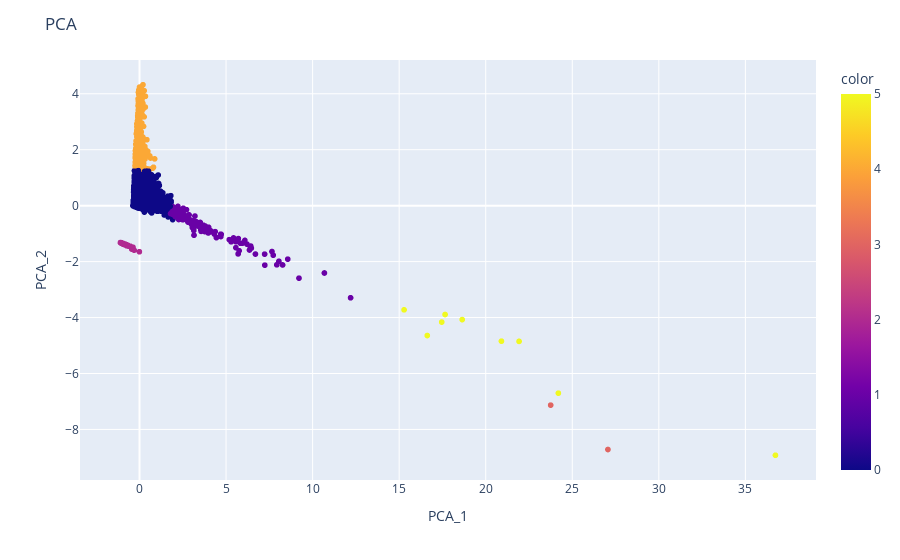

Notebook source saved alongside this figure:
### Code cell
pca = PCA(n_components=2)

df_pca = pca.fit_transform(df_scaled)

fig = px.scatter(x=df_pca[:,0], y=df_pca[:,1], color=kmeans.labels_)
fig.update_layout(
    title = 'PCA',
    xaxis_title = 'PCA_1',
    yaxis_title = 'PCA_2'
)
fig.show()

### Figure 1 — Plotly figure (JSON) as saved in the notebook; plotly's stock layout.template omitted (floating-point values rounded to 4 significant figures; data arrays with more than 128 entries replaced by an {"elided": "..."} marker saying what was removed)
{"data": [{"hovertemplate": "x=%{x}<br>y=%{y}<br>color=%{marker.color}<extra></extra>", "legendgroup": "", "marker": {"color": {"elided": "4285 int values"}, "coloraxis": "coloraxis", "symbol": "circle"}, "mode": "markers", "name": "", "showlegend": false, "type": "scattergl", "x": {"elided": "4285 float values"}, "xaxis": "x", "y": {"elided": "4285 float values"}, "yaxis": "y"}], "layout": {"coloraxis": {"colorbar": {"title": {"text": "color"}}, "colorscale": [[0, "#0d0887"], [0.1111, "#46039f"], [0.2222, "#7201a8"], [0.3333, "#9c179e"], [0.4444, "#bd3786"], [0.5556, "#d8576b"], [0.6667, "#ed7953"], [0.7778, "#fb9f3a"], [0.8889, "#fdca26"], [1, "#f0f921"]]}, "legend": {"tracegroupgap": 0}, "margin": {"t": 60}, "title": {"text": "PCA"}, "xaxis": {"anchor": "y", "domain": [0, 1], "title": {"text": "PCA_1"}}, "yaxis": {"anchor": "x", "domain": [0, 1], "title": {"text": "PCA_2"}}}}
